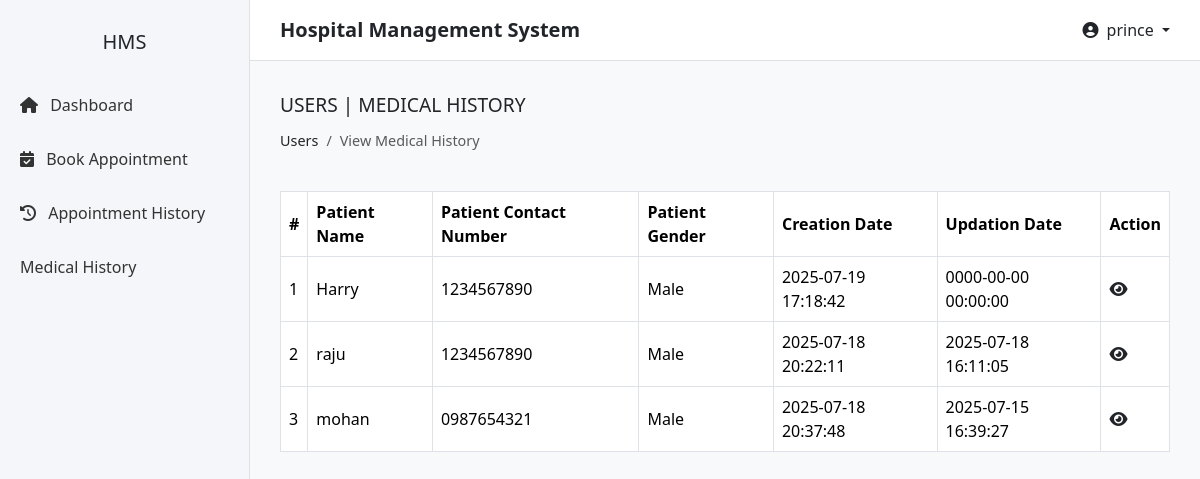
Page /manage-medhistory.php (signed in) on the committed database.
### tables this page shows
CREATE TABLE `tblpatient` (
  `id` int(11) NOT NULL,
  `Docid` int(11) NOT NULL,
  `PatientName` varchar(100) NOT NULL,
  `PatientContno` varchar(20) NOT NULL,
  `PatientEmail` varchar(100) NOT NULL,
  `PatientGender` enum('Male','Female') NOT NULL,
  `PatientAdd` varchar(255) NOT NULL,
  `PatientAge` int(11) NOT NULL,
  `PatientMedhis` text DEFAULT NULL,
  `CreationDate` timestamp NOT NULL DEFAULT current_timestamp() ON UPDATE current_timestamp(),
  `UpdationDate` timestamp NOT NULL DEFAULT '0000-00-00 00:00:00'
);

### manage-medhistory.php (the view, shortened to what this page needs)
<?php
$user_name=$_SESSION['user_name'];
$query = mysqli_query($conn, "SELECT * FROM tblpatient");
$cnt = 1;
?>
<!DOCTYPE html>
<html lang="en">
<head>
    <link href="https://cdn.jsdelivr.net/npm/bootstrap@5.3.7/dist/css/bootstrap.min.css" rel="stylesheet">
    <link rel="stylesheet" href="https://cdnjs.cloudflare.com/ajax/libs/font-awesome/6.5.0/css/all.min.css" />
</head>
<body>
    <div class="sidebar">
        <h5 class="text-center mb-4">HMS</h5>
        <a href="dashboard.php"><i class="fas fa-home me-2"></i> Dashboard</a>
        <a href="book-appointment.php"><i class="fas fa-calendar-check me-2"></i> Book Appointment</a>
        <a href="appointment-history.php"><i class="fas fa-history me-2"></i> Appointment History</a>
        <a href="manage-medhistory.php" fas fa-notes-medical me-2"></i> Medical History</a>
    </div>
    <div class="topbar">
        <div>
            <span class="fs-5 fw-semibold">Hospital Management System</span>
        </div>
        <div class="dropdown">
            <a href="#" class="text-dark text-decoration-none dropdown-toggle" data-bs-toggle="dropdown">
                <i class="fas fa-user-circle me-1"></i>
                <?php echo htmlspecialchars($user_name); ?>
            </a>
        </div>
    </div>
    <div class="content">
        <div class="d-flex justify-content-between align-items-center mb-4">
            <div>
                <div class="page-title">USERS | MEDICAL HISTORY</div>
                <nav aria-label="breadcrumb">
                    <ol class="breadcrumb">
                        <li class="breadcrumb-item">Users</li>
                        <li class="breadcrumb-item active" aria-current="page">View Medical History</li>
                    </ol>
                </nav>
            </div>
        </div>
        <div class="table-responsive">
            <table class="table table-bordered align-middle">
                <thead>
                    <tr>
                        <th>#</th>
                        <th>Patient Name</th>
                        <th>Patient Contact Number</th>
                        <th>Patient Gender</th>
                        <th>Creation Date</th>
                        <th>Updation Date</th>
                        <th>Action</th>
                    </tr>
                </thead>
                <tbody>
                    <?php while ($row = mysqli_fetch_array($query)) { ?>
                        <tr>
                            <td><?php echo $cnt++; ?></td>
                            <td><?php echo $row['PatientName']; ?></td>
                            <td><?php echo $row['PatientContno']; ?></td>
                            <td><?php echo $row['PatientGender']; ?></td>
                            <td><?php echo $row['CreationDate']; ?></td>
                            <td><?php echo $row['UpdationDate']; ?></td>
<td>
    <a href="view-medhistory.php?viewid=<?php echo $row['id']; ?>" class="text-dark" title="View">
        <i class="fas fa-eye"></i>
    </a>
</td>
                        </tr>
                    <?php } ?>
                </tbody>
            </table>
        </div>
    </div>
</body>
</html>

### manage-medhistory.php (style rules this page uses)
body { font-family: 'Segoe UI', sans-serif; background-color: #f8f9fa; }
.sidebar { width: 250px; position: fixed; height: 100vh; background-color: #f5f6fa; padding-top: 30px; border-right: 1px solid #dee2e6; }
.sidebar a { padding: 15px 20px; display: block; color: #333; text-decoration: none; }
.topbar { margin-left: 250px; padding: 15px 30px; background-color: white; border-bottom: 1px solid #dee2e6; display: flex; justify-content: space-between; align-items: center; }
.content { margin-left: 250px; padding: 30px; }
table thead th { background-color: #f8f9fa; border-bottom: 2px solid #dee2e6; }
.table td, .table th { vertical-align: middle; }
.page-title { font-size: 1.2rem; font-weight: 500; margin-bottom: 10px; }
.breadcrumb { font-size: 0.9rem; background: none; padding: 0; }

### rows in the picture
tblpatient: PatientName "Harry", PatientContno "1234567890", PatientGender "Male", CreationDate "2025-07-19 17:18:42", UpdationDate "0000-00-00 00:00:00"
tblpatient: PatientName "raju", PatientContno "1234567890", PatientGender "Male", CreationDate "2025-07-18 20:22:11", UpdationDate "2025-07-18 16:11:05"
tblpatient: PatientName "mohan", PatientContno "0987654321", PatientGender "Male", CreationDate "2025-07-18 20:37:48", UpdationDate "2025-07-15 16:39:27"

### other values in the picture
$user_name "prince"
